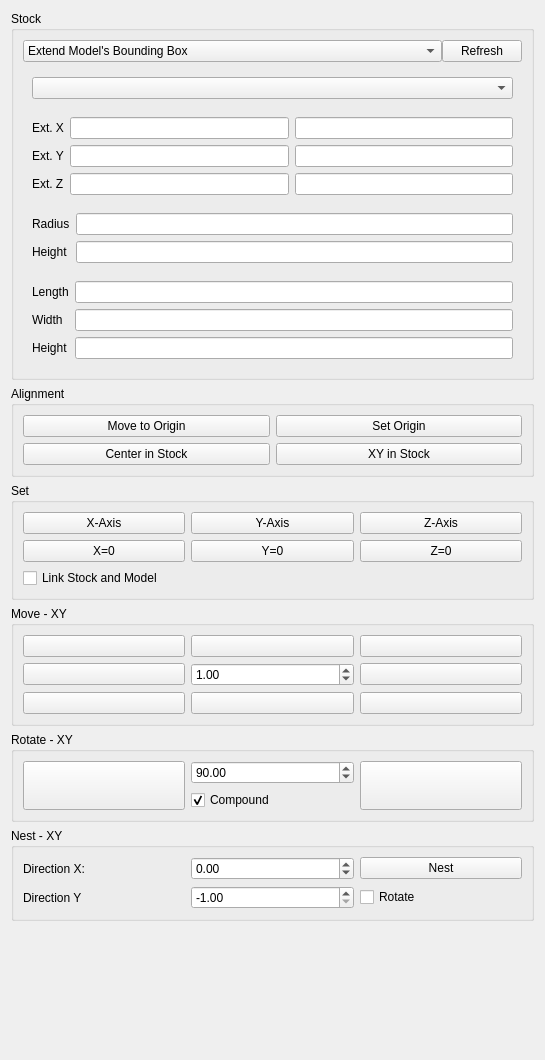
      <widget class="QWidget" name="page_3">
       <property name="geometry">
        <rect>
         <x>0</x>
         <y>-375</y>
         <width>545</width>
         <height>1060</height>
        </rect>
       </property>
       <attribute name="label">
        <string>Layout</string>
       </attribute>
       <layout class="QVBoxLayout" name="verticalLayout_9">
        <item>
         <widget class="QGroupBox" name="stockGroup">
          <property name="title">
           <string>Stock</string>
          </property>
          <layout class="QVBoxLayout" name="verticalLayout_5">
           <property name="spacing">
            <number>0</number>
           </property>
           <item>
            <layout class="QHBoxLayout" name="horizontalLayout_5">
             <item>
              <widget class="QComboBox" name="stock">
               <property name="sizePolicy">
                <sizepolicy hsizetype="MinimumExpanding" vsizetype="Fixed">
                 <horstretch>0</horstretch>
                 <verstretch>0</verstretch>
                </sizepolicy>
               </property>
               <property name="currentIndex">
                <number>2</number>
               </property>
               <item>
                <property name="text">
                 <string>Create Box</string>
                </property>
               </item>
               <item>
                <property name="text">
                 <string>Create Cylinder</string>
                </property>
               </item>
               <item>
                <property name="text">
                 <string>Extend Model's Bounding Box</string>
                </property>
               </item>
               <item>
                <property name="text">
                 <string>Use Existing Solid</string>
                </property>
               </item>
              </widget>
             </item>
             <item>
              <widget class="QPushButton" name="refreshStock">
               <property name="text">
                <string>Refresh</string>
               </property>
              </widget>
             </item>
            </layout>
           </item>
           <item>
            <spacer name="horizontalSpacer">
             <property name="orientation">
              <enum>Qt::Horizontal</enum>
             </property>
             <property name="sizeHint" stdset="0">
              <size>
               <width>40</width>
               <height>6</height>
              </size>
             </property>
            </spacer>
           </item>
           <item>
            <widget class="QFrame" name="stockFromExisting">
             <layout class="QGridLayout" name="gridLayout_8">
              <item row="0" column="1">
               <widget class="QComboBox" name="stockExisting"/>
              </item>
             </layout>
            </widget>
           </item>
           <item>
            <widget class="QFrame" name="stockFromBase">
             <layout class="QGridLayout" name="gridLayout_9">
              <item row="0" column="1">
               <widget class="QLabel" name="stockExtXLabel">
                <property name="text">
                 <string>Ext. X</string>
                </property>
               </widget>
              </item>
              <item row="0" column="2">
               <widget class="Gui::InputField" name="stockExtXneg"/>
              </item>
              <item row="0" column="3">
               <widget class="Gui::InputField" name="stockExtXpos">
                <property name="sizePolicy">
                 <sizepolicy hsizetype="Expanding" vsizetype="Fixed">
                  <horstretch>0</horstretch>
                  <verstretch>0</verstretch>
                 </sizepolicy>
                </property>
               </widget>
              </item>
              <item row="1" column="1">
               <widget class="QLabel" name="stockExtYLabel">
                <property name="text">
                 <string>Ext. Y</string>
                </property>
               </widget>
              </item>
              <item row="1" column="2">
               <widget class="Gui::InputField" name="stockExtYneg"/>
              </item>
              <item row="1" column="3">
               <widget class="Gui::InputField" name="stockExtYpos"/>
              </item>
              <item row="2" column="1">
               <widget class="QLabel" name="stockExtZLabel">
                <property name="text">
                 <string>Ext. Z</string>
                </property>
               </widget>
              </item>
              <item row="2" column="2">
               <widget class="Gui::InputField" name="stockExtZneg"/>
              </item>
              <item row="2" column="3">
               <widget class="Gui::InputField" name="stockExtZpos"/>
              </item>
             </layout>
            </widget>
           </item>
           <item>
            <widget class="QFrame" name="stockCreateCylinder">
             <layout class="QGridLayout" name="gridLayout_10">
              <item row="0" column="1">
               <widget class="QLabel" name="stockCylinderRadiusLabel">
                <property name="text">
                 <string>Radius</string>
                </property>
               </widget>
              </item>
              <item row="0" column="2">
               <widget class="Gui::InputField" name="stockCylinderRadius"/>
              </item>
              <item row="1" column="1">
               <widget class="QLabel" name="stockCylinderHeightLabel">
                <property name="text">
                 <string>Height</string>
                </property>
               </widget>
              </item>
              <item row="1" column="2">
               <widget class="Gui::InputField" name="stockCylinderHeight"/>
              </item>
             </layout>
            </widget>
           </item>
           <item>
            <widget class="QFrame" name="stockCreateBox">
             <layout class="QGridLayout" name="gridLayout_11">
              <item row="0" column="1">
               <widget class="QLabel" name="stockBoxLengthLabel">
                <property name="text">
                 <string>Length</string>
                </property>
               </widget>
              </item>
              <item row="0" column="2">
               <widget class="Gui::InputField" name="stockBoxLength"/>
              </item>
              <item row="1" column="1">
               <widget class="QLabel" name="stockBoxWidthLabel">
                <property name="text">
                 <string>Width</string>
                </property>
               </widget>
              </item>
              <item row="1" column="2">
               <widget class="Gui::InputField" name="stockBoxWidth"/>
              </item>
              <item row="2" column="1">
               <widget class="QLabel" name="stockBoxHeightLabel">
                <property name="text">
                 <string>Height</string>
                </property>
               </widget>
              </item>
              <item row="2" column="2">
               <widget class="Gui::InputField" name="stockBoxHeight"/>
              </item>
             </layout>
            </widget>
           </item>
          </layout>
         </widget>
        </item>
        <item>
         <widget class="QGroupBox" name="modelAlignGroup">
          <property name="title">
           <string>Alignment</string>
          </property>
          <layout class="QGridLayout" name="gridLayout_2">
           <item row="0" column="0">
            <widget class="QPushButton" name="moveToOrigin">
             <property name="text">
              <string>Move to Origin</string>
             </property>
            </widget>
           </item>
           <item row="0" column="1">
            <widget class="QPushButton" name="setOrigin">
             <property name="text">
              <string>Set Origin</string>
             </property>
            </widget>
           </item>
           <item row="2" column="0">
            <widget class="QPushButton" name="centerInStock">
             <property name="text">
              <string>Center in Stock</string>
             </property>
            </widget>
           </item>
           <item row="2" column="1">
            <widget class="QPushButton" name="centerInStockXY">
             <property name="text">
              <string>XY in Stock</string>
             </property>
            </widget>
           </item>
          </layout>
         </widget>
        </item>
        <item>
         <widget class="QGroupBox" name="modelSetGroup">
          <property name="title">
           <string>Set</string>
          </property>
          <layout class="QGridLayout" name="gridLayout_5">
           <item row="0" column="0">
            <widget class="QPushButton" name="modelSetXAxis">
             <property name="text">
              <string>X-Axis</string>
             </property>
            </widget>
           </item>
           <item row="0" column="1">
            <widget class="QPushButton" name="modelSetYAxis">
             <property name="text">
              <string>Y-Axis</string>
             </property>
            </widget>
           </item>
           <item row="0" column="2">
            <widget class="QPushButton" name="modelSetZAxis">
             <property name="text">
              <string>Z-Axis</string>
             </property>
            </widget>
           </item>
           <item row="1" column="0">
            <widget class="QPushButton" name="modelSetX0">
             <property name="text">
              <string>X=0</string>
             </property>
            </widget>
           </item>
           <item row="1" column="1">
            <widget class="QPushButton" name="modelSetY0">
             <property name="text">
              <string>Y=0</string>
             </property>
            </widget>
           </item>
           <item row="1" column="2">
            <widget class="QPushButton" name="modelSetZ0">
             <property name="text">
              <string>Z=0</string>
             </property>
            </widget>
           </item>
           <item row="2" column="0">
            <widget class="QCheckBox" name="linkStockAndModel">
             <property name="text">
              <string>Link Stock and Model</string>
             </property>
            </widget>
           </item>
          </layout>
         </widget>
        </item>
        <item>
         <widget class="QGroupBox" name="modelMoveGroup">
          <property name="title">
           <string>Move - XY</string>
          </property>
          <layout class="QGridLayout" name="gridLayout_3">
           <item row="0" column="0">
            <widget class="QPushButton" name="modelMoveLeftUp">
             <property name="text">
              <string/>
             </property>
             <property name="icon">
              <iconset resource="../Path.qrc">
               <normaloff>:/icons/arrow-left-up.svg</normaloff>:/icons/arrow-left-up.svg</iconset>
             </property>
             <property name="iconSize">
              <size>
               <width>32</width>
               <height>32</height>
              </size>
             </property>
            </widget>
           </item>
           <item row="0" column="1">
            <widget class="QPushButton" name="modelMoveUp">
             <property name="text">
              <string/>
             </property>
             <property name="icon">
              <iconset resource="../Path.qrc">
               <normaloff>:/icons/arrow-up.svg</normaloff>:/icons/arrow-up.svg</iconset>
             </property>
             <property name="iconSize">
              <size>
               <width>32</width>
               <height>32</height>
              </size>
             </property>
            </widget>
           </item>
           <item row="0" column="2">
            <widget class="QPushButton" name="modelMoveRightUp">
             <property name="text">
              <string/>
             </property>
             <property name="icon">
              <iconset resource="../Path.qrc">
               <normaloff>:/icons/arrow-right-up.svg</normaloff>:/icons/arrow-right-up.svg</iconset>
             </property>
             <property name="iconSize">
              <size>
               <width>32</width>
               <height>32</height>
              </size>
             </property>
            </widget>
           </item>
           <item row="1" column="0">
            <widget class="QPushButton" name="modelMoveLeft">
             <property name="text">
              <string/>
             </property>
             <property name="icon">
              <iconset resource="../Path.qrc">
               <normaloff>:/icons/arrow-left.svg</normaloff>:/icons/arrow-left.svg</iconset>
             </property>
             <property name="iconSize">
              <size>
               <width>32</width>
               <height>32</height>
              </size>
             </property>
            </widget>
           </item>
           <item row="1" column="1">
            <widget class="QDoubleSpinBox" name="modelMoveValue">
             <property name="minimum">
              <double>-1000.000000000000000</double>
             </property>
             <property name="maximum">
              <double>1000.000000000000000</double>
             </property>
             <property name="value">
              <double>1.000000000000000</double>
             </property>
            </widget>
           </item>
           <item row="1" column="2">
            <widget class="QPushButton" name="modelMoveRight">
             <property name="text">
              <string/>
             </property>
             <property name="icon">
              <iconset resource="../Path.qrc">
               <normaloff>:/icons/arrow-right.svg</normaloff>:/icons/arrow-right.svg</iconset>
             </property>
             <property name="iconSize">
              <size>
               <width>32</width>
               <height>32</height>
              </size>
             </property>
            </widget>
           </item>
           <item row="2" column="0">
            <widget class="QPushButton" name="modelMoveLeftDown">
             <property name="text">
              <string/>
             </property>
             <property name="icon">
              <iconset resource="../Path.qrc">
               <normaloff>:/icons/arrow-left-down.svg</normaloff>:/icons/arrow-left-down.svg</iconset>
             </property>
             <property name="iconSize">
              <size>
               <width>32</width>
               <height>32</height>
              </size>
             </property>
            </widget>
           </item>
           <item row="2" column="1">
            <widget class="QPushButton" name="modelMoveDown">
             <property name="text">
              <string/>
             </property>
             <property name="icon">
              <iconset resource="../Path.qrc">
               <normaloff>:/icons/arrow-down.svg</normaloff>:/icons/arrow-down.svg</iconset>
             </property>
             <property name="iconSize">
              <size>
               <width>32</width>
               <height>32</height>
              </size>
             </property>
            </widget>
           </item>
           <item row="2" column="2">
            <widget class="QPushButton" name="modelMoveRightDown">
             <property name="text">
              <string/>
             </property>
             <property name="icon">
              <iconset resource="../Path.qrc">
               <normaloff>:/icons/arrow-right-down.svg</normaloff>:/icons/arrow-right-down.svg</iconset>
             </property>
             <property name="iconSize">
              <size>
               <width>32</width>
               <height>32</height>
              </size>
             </property>
            </widget>
           </item>
          </layout>
         </widget>
        </item>
        <item>
         <widget class="QGroupBox" name="modelRotateGroup">
          <property name="title">
           <string>Rotate - XY</string>
          </property>
          <layout class="QGridLayout" name="gridLayout_6">
           <item row="0" column="0">
            <widget class="QPushButton" name="modelRotateLeft">
             <property name="sizePolicy">
              <sizepolicy hsizetype="Minimum" vsizetype="MinimumExpanding">
               <horstretch>0</horstretch>
               <verstretch>0</verstretch>
              </sizepolicy>
             </property>
             <property name="text">
              <string/>
             </property>
             <property name="icon">
              <iconset resource="../Path.qrc">
               <normaloff>:/icons/arrow-ccw.svg</normaloff>:/icons/arrow-ccw.svg</iconset>
             </property>
             <property name="iconSize">
              <size>
               <width>32</width>
               <height>32</height>
              </size>
             </property>
            </widget>
           </item>
           <item row="0" column="2">
            <widget class="QPushButton" name="modelRotateRight">
             <property name="sizePolicy">
              <sizepolicy hsizetype="Minimum" vsizetype="MinimumExpanding">
               <horstretch>0</horstretch>
               <verstretch>0</verstretch>
              </sizepolicy>
             </property>
             <property name="text">
              <string/>
             </property>
             <property name="icon">
              <iconset resource="../Path.qrc">
               <normaloff>:/icons/arrow-cw.svg</normaloff>:/icons/arrow-cw.svg</iconset>
             </property>
             <property name="iconSize">
              <size>
               <width>32</width>
               <height>32</height>
              </size>
             </property>
            </widget>
           </item>
           <item row="0" column="1">
            <layout class="QVBoxLayout" name="verticalLayout_18">
             <property name="leftMargin">
              <number>0</number>
             </property>
             <property name="topMargin">
              <number>0</number>
             </property>
             <property name="rightMargin">
              <number>0</number>
             </property>
             <property name="bottomMargin">
              <number>0</number>
             </property>
             <item>
              <widget class="QDoubleSpinBox" name="modelRotateValue">
               <property name="minimum">
                <double>-180.000000000000000</double>
               </property>
               <property name="maximum">
                <double>360.000000000000000</double>
               </property>
               <property name="value">
                <double>90.000000000000000</double>
               </property>
              </widget>
             </item>
             <item>
              <widget class="QCheckBox" name="modelRotateCompound">
               <property name="text">
                <string>Compound</string>
               </property>
               <property name="checked">
                <bool>true</bool>
               </property>
              </widget>
             </item>
            </layout>
           </item>
          </layout>
         </widget>
        </item>
        <item>
         <widget class="QGroupBox" name="modelNestGroup">
          <property name="title">
           <string>Nest - XY</string>
          </property>
          <layout class="QGridLayout" name="gridLayout_7">
           <item row="1" column="0">
            <widget class="QLabel" name="label_16">
             <property name="text">
              <string>Direction Y</string>
             </property>
            </widget>
           </item>
           <item row="0" column="0">
            <widget class="QLabel" name="label_5">
             <property name="text">
              <string>Direction X:</string>
             </property>
            </widget>
           </item>
           <item row="0" column="1">
            <widget class="QDoubleSpinBox" name="modelNestDirectionX">
             <property name="minimum">
              <double>-1.000000000000000</double>
             </property>
             <property name="maximum">
              <double>1.000000000000000</double>
             </property>
             <property name="singleStep">
              <double>0.100000000000000</double>
             </property>
            </widget>
           </item>
           <item row="1" column="2">
            <widget class="QCheckBox" name="modelNestRotate">
             <property name="text">
              <string>Rotate</string>
             </property>
            </widget>
           </item>
           <item row="0" column="2">
            <widget class="QPushButton" name="modelNest">
             <property name="text">
              <string>Nest</string>
             </property>
            </widget>
           </item>
           <item row="1" column="1">
            <widget class="QDoubleSpinBox" name="modelNestDirectionY">
             <property name="minimum">
              <double>-1.000000000000000</double>
             </property>
             <property name="maximum">
              <double>1.000000000000000</double>
             </property>
             <property name="singleStep">
              <double>0.100000000000000</double>
             </property>
             <property name="value">
              <double>-1.000000000000000</double>
             </property>
            </widget>
           </item>
          </layout>
         </widget>
        </item>
        <item>
         <spacer name="verticalSpacer_2">
          <property name="orientation">
           <enum>Qt::Vertical</enum>
          </property>
          <property name="sizeHint" stdset="0">
           <size>
            <width>20</width>
            <height>195</height>
           </size>
          </property>
         </spacer>
        </item>
       </layout>
      </widget>
